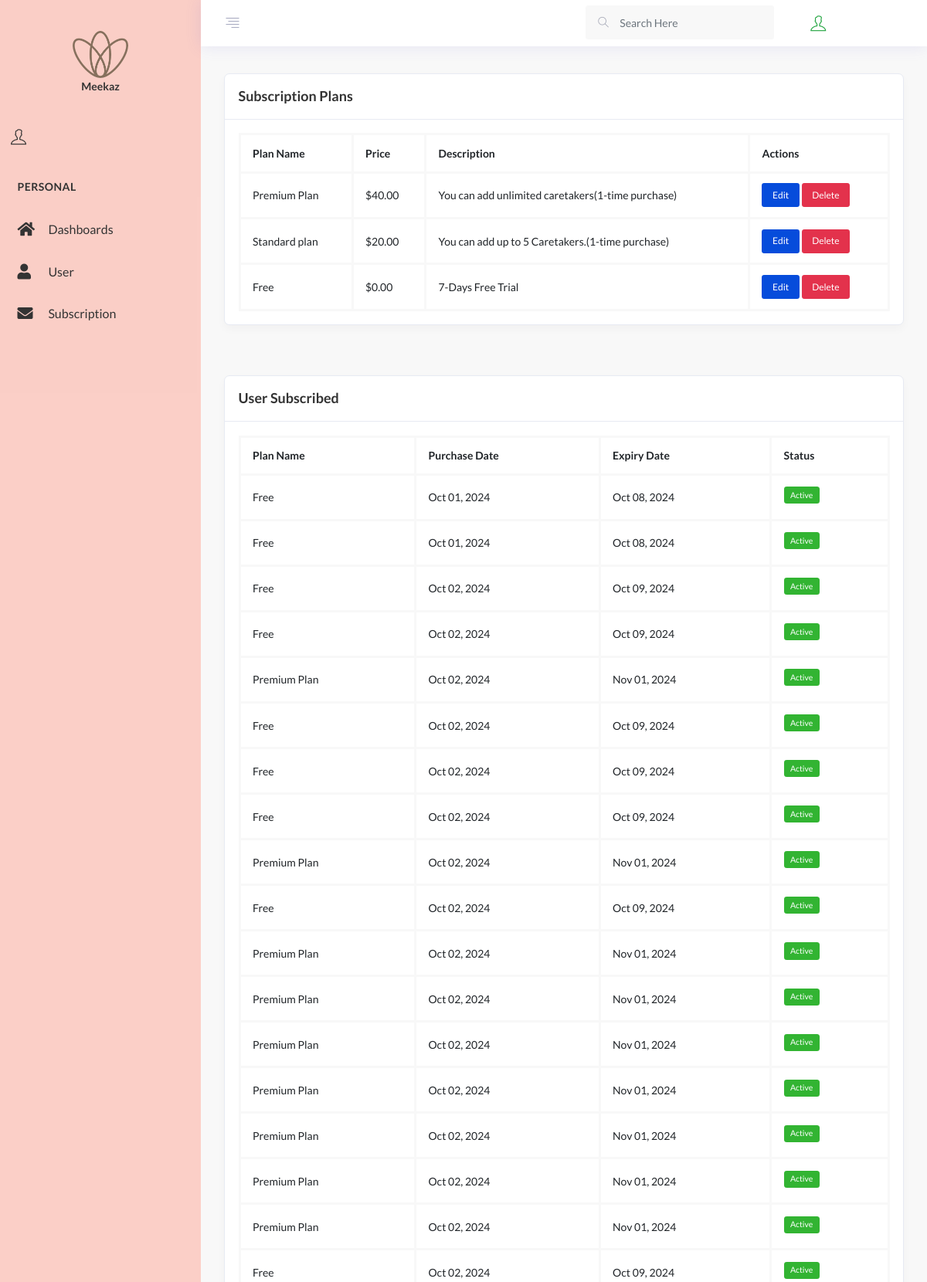
The page /api/dashboardSubscription/ (upper part) on the database its author committed.
### Subscription/models.py (models this page shows, shortened)
class SubscriptionPlan(models.Model):
    name = models.CharField(max_length=100, null=True)
    price = models.DecimalField(max_digits=10, decimal_places=2, null=True)
    description = models.TextField(null=True)

class UserSubscription(models.Model):
    user = models.ForeignKey(settings.AUTH_USER_MODEL, on_delete=models.CASCADE)
    plan = models.ForeignKey(SubscriptionPlan, on_delete=models.CASCADE)
    purchase_date = models.DateTimeField(auto_now_add=True)
    expiry_date = models.DateTimeField(null=True)
    def is_active(self):
        return self.expiry_date >= timezone.now()

### User/views.py (the view)
# urls.py: path('dashboardSubscription/', dashboardSubscription_view, name='admin-subscription'),
def dashboardSubscription_view(request):
    plans = SubscriptionPlan.objects.all()
    user_subscriptions = UserSubscription.objects.all()
    return render(request, 'subscription.html', context={
        'user': request.user,
        'plans': plans,
        'user_subscriptions': user_subscriptions
    })

### templates/subscription.html (shortened to what this page needs)
{% extends 'main.html' %}
{% load static %}
{% block content %}
<div class="app-main" id="main">
    <div class="container-fluid">
        <div class="row">
            <div class="col-lg-12">
                <div class="card card-statistics">
                    <div class="card-header">
                        <div class="card-heading">
                            <h5 class="card-title">Subscription Plans</h5>
                        </div>
                    </div>
                    <div class="card-body">
                        <div class="table-responsive">
                            <table class="table mb-0 table-borderless table-border-3">
                                <thead>
                                    <tr>
                                        <th>Plan Name</th>
                                        <th>Price</th>
                                        <th>Description</th>
                                        <th>Actions</th>
                                    </tr>
                                </thead>
                                <tbody>
                                    {% for plan in plans %}
                                    <tr>
                                        <td>{{ plan.name }}</td>
                                        <td>${{ plan.price }}</td>
                                        <td>{{ plan.description }}</td>
                                        <td>
                                            <button class="btn btn-sm btn-primary" data-toggle="modal" data-target="#editPlanModal{{ plan.id }}">Edit</button>
                                            <button class="btn btn-sm btn-danger" data-toggle="modal" data-target="#deletePlanModal{{ plan.id }}">Delete</button>
                                        </td>
                                    </tr>
                                    {% endfor %}
                                </tbody>
                            </table>
                        </div>
                    </div>
                </div>
            </div>
        </div>
        <div class="row mt-4">
            <div class="col-lg-12">
                <div class="card card-statistics">
                    <div class="card-header">
                        <div class="card-heading">
                            <h5 class="card-title">User Subscribed</h5>
                        </div>
                    </div>
                    <div class="card-body">
                        <div class="table-responsive">
                            <table class="table mb-0 table-borderless table-border-3">
                                <thead>
                                    <tr>
                                        <th>Plan Name</th>
                                        <th>Purchase Date</th>
                                        <th>Expiry Date</th>
                                        <th>Status</th>
                                    </tr>
                                </thead>
                                <tbody>
                                    {% for subscription in user_subscriptions %}
                                    <tr>
                                        <td>{{ subscription.plan.name }}</td>
                                        <td>{{ subscription.purchase_date|date:"M d, Y" }}</td>
                                        <td>{{ subscription.expiry_date|date:"M d, Y" }}</td>
                                        <td>
                                            {% if subscription.is_active %}
                                                <label class="badge badge-success">Active</label>
                                            {% else %}
                                                <label class="badge badge-danger">Expired</label>
                                            {% endif %}
                                        </td>
                                    </tr>
                                    {% empty %}
                                    <tr>
                                        <td colspan="4">No subscriptions found.</td>
                                    </tr>
                                    {% endfor %}
                                </tbody>
                            </table>
                        </div>
                    </div>
                </div>
            </div>
        </div>
    </div>
</div>
{% endblock %}

### rows shown on the page
SubscriptionPlan: name "Premium Plan", price "40.00", description "You can add unlimited caretakers(1-time purchase)"
SubscriptionPlan: name "Standard plan", price "20.00", description "You can add up to 5 Caretakers.(1-time purchase)"
SubscriptionPlan: name "Free", price "0.00", description "7-Days Free Trial"
UserSubscription: plan.name "Free", purchase_date "Oct 01, 2024", expiry_date "Oct 08, 2024", shows "Active"
UserSubscription: plan.name "Free", purchase_date "Oct 01, 2024", expiry_date "Oct 08, 2024", shows "Active"
UserSubscription: plan.name "Free", purchase_date "Oct 02, 2024", expiry_date "Oct 09, 2024", shows "Active"
UserSubscription: plan.name "Free", purchase_date "Oct 02, 2024", expiry_date "Oct 09, 2024", shows "Active"
UserSubscription: plan.name "Premium Plan", purchase_date "Oct 02, 2024", expiry_date "Nov 01, 2024", shows "Active"
UserSubscription: plan.name "Free", purchase_date "Oct 02, 2024", expiry_date "Oct 09, 2024", shows "Active"
UserSubscription: plan.name "Free", purchase_date "Oct 02, 2024", expiry_date "Oct 09, 2024", shows "Active"
UserSubscription: plan.name "Free", purchase_date "Oct 02, 2024", expiry_date "Oct 09, 2024", shows "Active"
UserSubscription: plan.name "Premium Plan", purchase_date "Oct 02, 2024", expiry_date "Nov 01, 2024", shows "Active"
UserSubscription: plan.name "Free", purchase_date "Oct 02, 2024", expiry_date "Oct 09, 2024", shows "Active"
UserSubscription: plan.name "Premium Plan", purchase_date "Oct 02, 2024", expiry_date "Nov 01, 2024", shows "Active"
UserSubscription: plan.name "Premium Plan", purchase_date "Oct 02, 2024", expiry_date "Nov 01, 2024", shows "Active"
UserSubscription: plan.name "Premium Plan", purchase_date "Oct 02, 2024", expiry_date "Nov 01, 2024", shows "Active"
UserSubscription: plan.name "Premium Plan", purchase_date "Oct 02, 2024", expiry_date "Nov 01, 2024", shows "Active"
UserSubscription: plan.name "Premium Plan", purchase_date "Oct 02, 2024", expiry_date "Nov 01, 2024", shows "Active"
UserSubscription: plan.name "Premium Plan", purchase_date "Oct 02, 2024", expiry_date "Nov 01, 2024", shows "Active"
UserSubscription: plan.name "Premium Plan", purchase_date "Oct 02, 2024", expiry_date "Nov 01, 2024", shows "Active"
UserSubscription: plan.name "Free", purchase_date "Oct 02, 2024", expiry_date "Oct 09, 2024", shows "Active"
